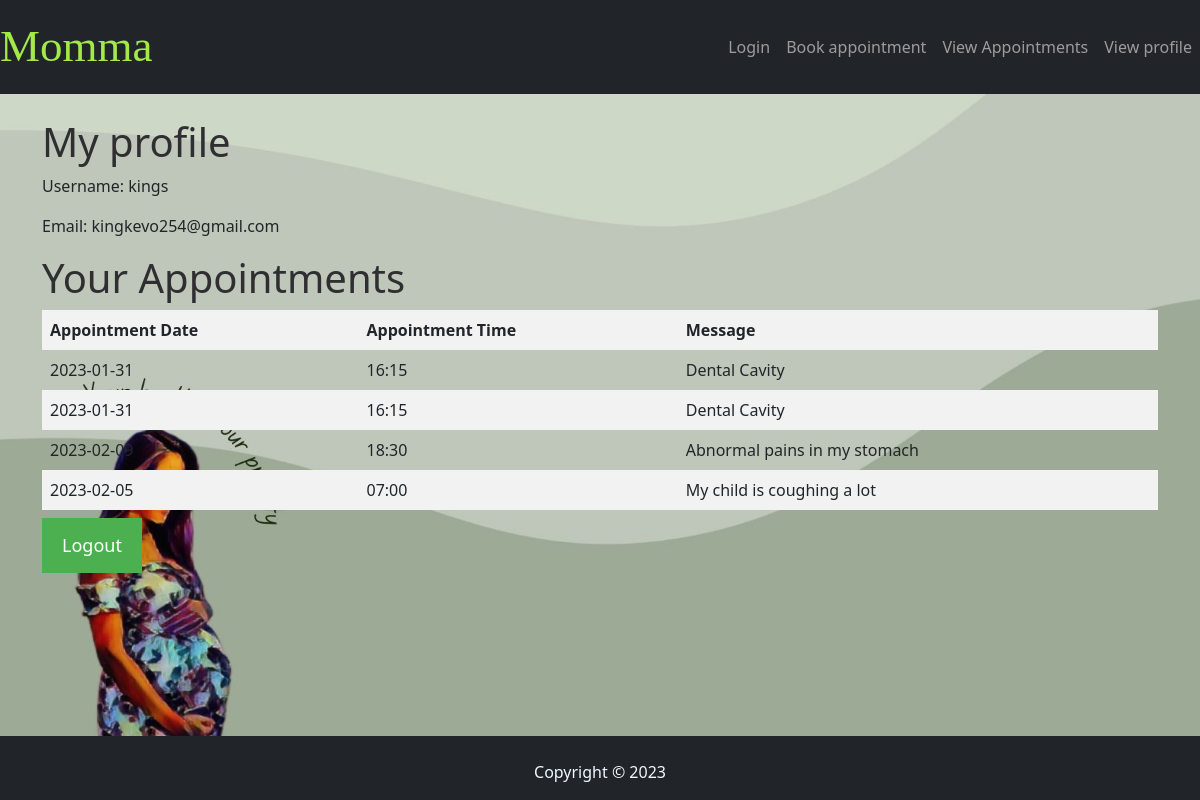
The app's page /profile (signed in) with its own data.
### index/models.py (models this page shows, shortened)
class User(db.Model):
    id = db.Column(db.Integer, primary_key=True)
    username = db.Column(db.String(80), unique=True, nullable=False)
    email = db.Column(db.String(120), unique=True, nullable=False)
    password = db.Column(db.String(120), nullable=False)
    appointments = db.relationship('Appointment', backref='user', lazy=True)

class Appointment(db.Model):
    id = db.Column(db.Integer, primary_key=True)
    name = db.Column(db.String(50), nullable=False)
    email = db.Column(db.String(120), nullable=False)
    date = db.Column(db.String(20), nullable=False)
    time = db.Column(db.String(20), nullable=False)
    message = db.Column(db.Text, nullable=False)
    user_id = db.Column(db.Integer, db.ForeignKey('user.id'), nullable=False)

### index/routes.py (the view)
@app.route("/profile")
def view_profile():
    check_authentication()
    username = session['username']
    user = User.query.filter_by(username=username).first()
    appointments = Appointment.query.filter_by(user_id=user.id)
    return render_template("profile.html", user=user, appointments=appointments)

### index/routes.py (called while the page is built)
def check_authentication():
    if not session.get("logged_in"):
        return redirect(url_for("log_in"))

### index/templates/profile.html
{% extends 'main.html' %}
{% block content %}
<div class="profile">
    <h1>My profile</h1>
    <div class="user-info">
        <p>Username: {{user.username}}</p>
        <p>Email: {{ user.email }}</p>
        <div>
            <h1>Your Appointments</h1>
            <table>
                <thead>
                    <tr>
                        <th>Appointment Date</th>
                        <th>Appointment Time</th>
                        <th>Message</th>
                    </tr>
                </thead>
                <tbody>
                    {% for appointment in appointments %}
                    <tr>
                        <td>{{ appointment.date }}</td>
                        <td>{{ appointment.time }}</td>
                        <td>{{ appointment.message }}</td>
                    </tr>
                    {% endfor %}
                </tbody>
            </table>
        </div>
    </div>
</div>
<a href="{{url_for('logout')}}" onclick="return confirm('Are you sure you want to logout?');">
    <button class="logout-button logout-button:hover">Logout</button>
</a>
{% endblock content %}

### index/static/css/static.css (style rules this page uses)
h1 { font-size: 20px; color: rgb(47, 47, 49); font-weight: bold; }
.logout-button { background-color: #4CAF50; color: white; padding: 14px 20px; margin: 8px 0; border: none; cursor: pointer; font-size: 18px; }
table { width: 100%; border-collapse: collapse; }
th, td { border: 1px solid #dddddd; padding: 8px; text-align: left; }
th { background-color: #f2f2f2; font-weight: bold; }
tr:nth-child(even) { background-color: #f2f2f2; }

### records on screen
User: username "kings", email "kingkevo254@gmail.com"
Appointment: date "2023-01-31", time "16:15", message "Dental Cavity"
Appointment: date "2023-01-31", time "16:15", message "Dental Cavity"
Appointment: date "2023-02-09", time "18:30", message "Abnormal pains in my stomach"
Appointment: date "2023-02-05", time "07:00", message "My child is coughing a lot"
